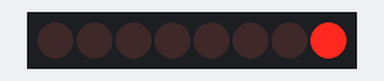
The sketch below on a simulated Arduino Uno, built with avr-gcc and run on an emulated ATmega328P. Parts: 8 shift-register outputs drawn as a row of LEDs (first output left, lit = HIGH). Wiring (inferred from the names in the program): shift register (74HC595): data pin 12; shift clock pin 10; latch pin 11. Wiring (inferred from the signals the program sends): row of LEDs: on Q0, Q1, Q2, Q3, Q4, Q5, Q6, Q7.

Above: at 0.2 s.
At 2.2 s:
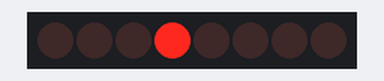
At 3.3 s:
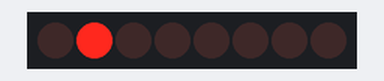
At 4.8 s:
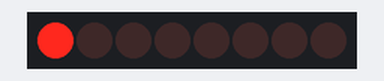
At 7.3 s:
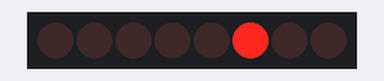
At 9.9 s:
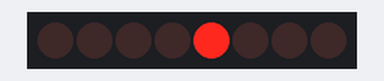
Timing chart, 0 to 10.6 s (numbered marks = the images above):
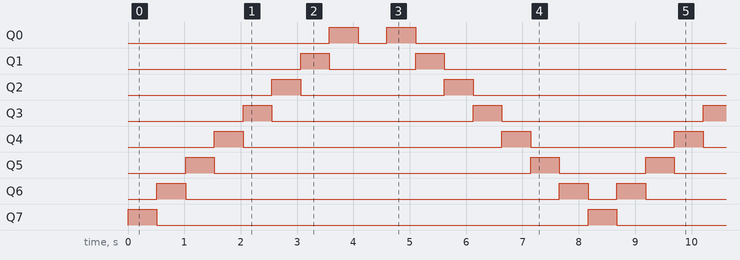

Measured:
- by itself, Q0: repeats every 8.2 s: LOW 0.51 s, HIGH 0.51 s, LOW 6.6 s, HIGH 0.51 s
- by itself, Q1: repeats every 8.2 s: LOW 1.5 s, HIGH 0.51 s, LOW 5.6 s, HIGH 0.51 s
- by itself, Q2: repeats every 8.2 s: LOW 2.6 s, HIGH 0.51 s, LOW 4.6 s, HIGH 0.51 s
- by itself, Q3: alternates HIGH for 0.51 s and LOW for 3.6 s
- by itself, Q4: repeats every 8.2 s: LOW 4.6 s, HIGH 0.51 s, LOW 2.6 s, HIGH 0.51 s
- by itself, Q5: repeats every 8.2 s: LOW 5.6 s, HIGH 0.51 s, LOW 1.5 s, HIGH 0.51 s
- by itself, Q6: repeats every 8.2 s: LOW 6.6 s, HIGH 0.51 s, LOW 0.51 s, HIGH 0.51 s
- by itself, Q7: alternates HIGH for 0.51 s and LOW for 7.7 s

The sketch:

ShiftRegister.ino
```cpp
/* Shift register */
#define ds 12
#define shcp 10
#define stcp 11

void shiftRegister(int data){
  digitalWrite(ds, LOW);
  digitalWrite(shcp, LOW);
  digitalWrite(stcp, LOW);
  for(int i=0;i<8;i++){
    digitalWrite(ds, ((data>>i) & 1));
    digitalWrite(shcp, HIGH);
    digitalWrite(shcp, LOW);
  }
  digitalWrite(stcp, HIGH);
  delay(10);
  digitalWrite(stcp, LOW);
}

void setup(){
  Serial.begin(9600);

  pinMode(ds, OUTPUT);
  pinMode(shcp, OUTPUT);
  pinMode(stcp, OUTPUT);
}

void loop(){

  int data = 1;

  for(int i=0;i<8;i++){
    shiftRegister(data);
    data = data *2;
    delay(500);
  }


  for(int i=0;i<8;i++){
    shiftRegister(data);
    data = data /2;
    delay(500);
  }
}
```
